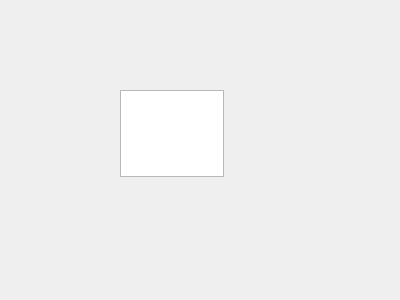
<?xml version="1.0" encoding="UTF-8"?>
<ui version="4.0">
 <class>hello</class>
 <widget class="QDialog" name="hello">
  <property name="geometry">
   <rect>
    <x>0</x>
    <y>0</y>
    <width>400</width>
    <height>300</height>
   </rect>
  </property>
  <property name="windowTitle">
   <string>Dialog</string>
  </property>
  <widget class="QTextEdit" name="textEdit">
   <property name="geometry">
    <rect>
     <x>120</x>
     <y>90</y>
     <width>104</width>
     <height>87</height>
    </rect>
   </property>
  </widget>
 </widget>
 <resources/>
 <connections/>
</ui>
